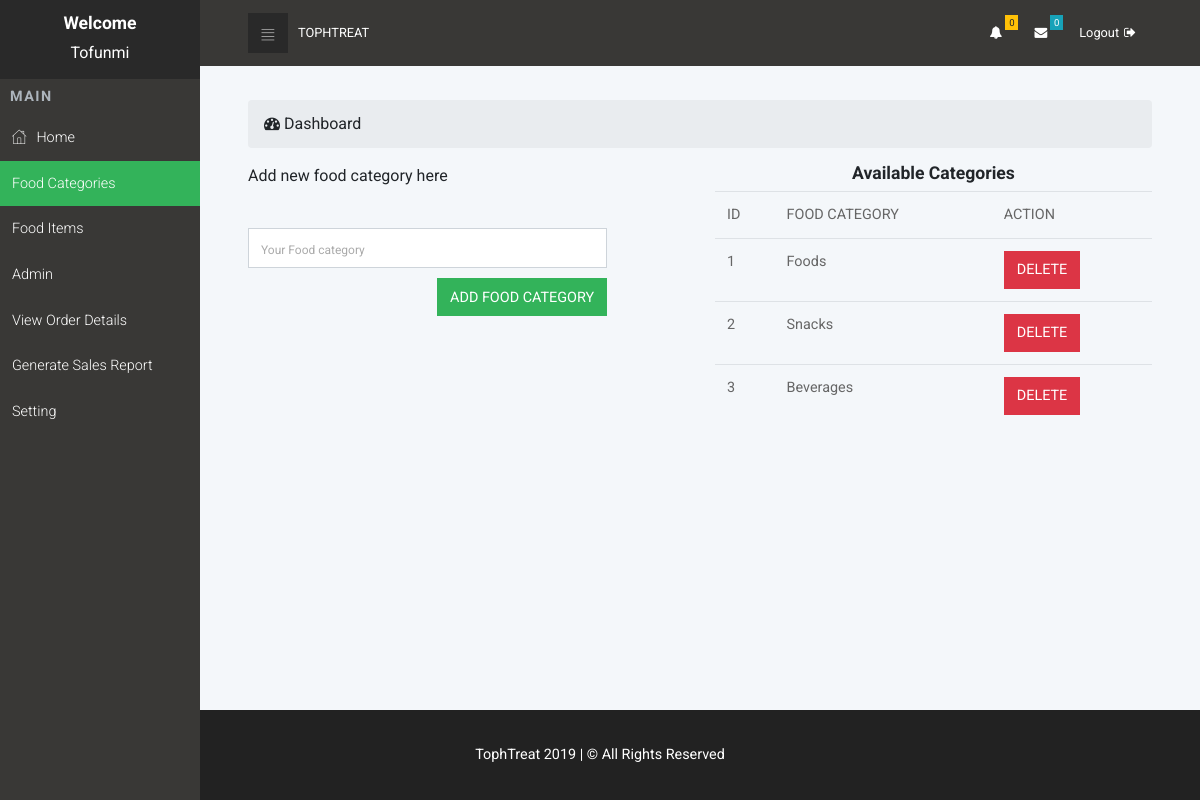
Screenshot of /admin/categories.php (signed in) with the database file from the repository.
### tables this page shows
CREATE TABLE `categories` (
  `category_id` int(11) NOT NULL,
  `category_name` varchar(50) NOT NULL
);

### admin/categories.php (the view, shortened to what this page needs)
<?php
$conn = Connect();
?>
<!DOCTYPE html>
<html>
  <head>
    <link rel="stylesheet" href="vendor/bootstrap/css/bootstrap.min.css">
    <link rel="stylesheet" href="vendor/font-awesome/css/font-awesome.min.css">
    <link rel="stylesheet" href="css/fontastic.css">
    <link rel="stylesheet" href="css/grasp_mobile_progress_circle-1.0.0.min.css">
    <link rel="stylesheet" href="vendor/malihu-custom-scrollbar-plugin/jquery.mCustomScrollbar.css">
    <link rel="stylesheet" href="css/style.default.css" id="theme-stylesheet">
    <link rel="stylesheet" href="css/custom.css">
  </head>
  <body>
    <nav class="side-navbar">
      <div class="side-navbar-wrapper">
        <div class="sidenav-header d-flex align-items-center justify-content-center">
          <div class="sidenav-header-inner text-center">
            <h4>Welcome</h4>
            <?php
            echo $_SESSION['login_user1'];
            ?>
          </div>
        </div>
        <div class="main-menu">
          <h5 class="sidenav-heading">Main</h5>
          <ul id="side-main-menu" class="side-menu list-unstyled">
            <li><a href="home.php"> <i class="icon-home"></i>Home</a></li>
            <li class="active" ><a href="categories.php">Food Categories</a></li>
             <li><a href="food_item.php">Food Items</a></li>
            <li><a href="add_new_staff.php">Admin</a></li>
            <li><a href="view_order_detail.php"> View Order Details</a></li>
                        <li><a href="sales_report.php"> Generate Sales Report</a></li>
                        <li><a href="setting.php"> Setting</a></li>
          </ul>
        </div>
      </div>
    </nav>
    <div class="page">
      <header class="header">
        <nav class="navbar">
          <div class="container-fluid">
            <div class="navbar-holder d-flex align-items-center justify-content-between">
              <div class="navbar-header"><a id="toggle-btn" href="#" class="menu-btn"><i class="icon-bars"> </i></a><a href="index.html" class="navbar-brand">
                  <div class="brand-text d-none d-md-inline-block"><span>TophTreat  </span></div></a></div>
              <ul class="nav-menu list-unstyled d-flex flex-md-row align-items-md-center">
                <li class="nav-item dropdown"> <a id="notifications" rel="nofollow" data-target="#" href="#" data-toggle="dropdown" aria-haspopup="true" aria-expanded="false" class="nav-link"><i class="fa fa-bell"></i><span class="badge badge-warning">
                  <?php
                 $not_sql= "SELECT COUNT(fullname) AS totalorder FROM orders WHERE notification =1 AND order_status = 1";
                    $not_query = mysqli_query($conn, $not_sql) or die(mysqli_error($conn)) ;
                    $not_result=mysqli_fetch_assoc($not_query);
                    echo $not_result['totalorder'] ;
                    ?>
                </span></a>
                </li>
                 <li class="nav-item"> <a id="messages" rel="nofollow"  href="messages.php" aria-haspopup="true" aria-expanded="false" class="nav-link"><i class="fa fa-envelope"></i><span class="badge badge-info">
                  <?php
                    $not_sql= "SELECT COUNT(message_id) AS totalmessage FROM messages";
                    $not_query = mysqli_query($conn, $not_sql) or die(mysqli_error($conn)) ;
                    $not_result=mysqli_fetch_assoc($not_query);
                    echo $not_result['totalmessage'] ;
                    ?>
                </span></a>
                                </li>
                <li class="nav-item"><a href="logout.php" class="nav-link logout"> <span class="d-none d-sm-inline-block">Logout</span><i class="fa fa-sign-out"></i></a></li>
              </ul>
            </div>
          </div>
        </nav>
      </header>
 <div id="page-wrapper">
            <div class="container-fluid">
                <div class="row">
                    <div class="col-lg-12">
                        <h1 class="page-header"><br>
                        </h1>
                        <ol class="breadcrumb">
                            <li class="active">
                                <i class="fa fa-dashboard"></i> Dashboard
                            </li>
                        </ol>
                    </div>
                </div>
                <div class="row">
                  <div class="col-md-5">
                    <p>Add new food category here</p>
                      <form method="POST" action="add_food_category1.php">
                      <br style="clear: both">
                        <div class="form-group">
                          <input type="text" class="form-control" id="name" name="cname" placeholder="Your Food category" required="">
                        </div>
                        <div class="form-group">
                        <button type="submit" id="submit" name="submit" class="btn btn-primary pull-right"> ADD FOOD CATEGORY</button>
                    </div>
                   </form>
                    <br><br>
                  </div>
                  <div class="col-md-1"></div>
                      <div class="col-md-6">
                        <table class="table">
                          <h4><center>Available Categories</center></h4>
                      <tr>
                        <td>ID</td>
                        <td>FOOD CATEGORY</td>
                        <td>ACTION</td>
                      </tr>
                    <?php
                    $sql = "SELECT * FROM Categories ORDER BY category_id ASC ";
                    $result = mysqli_query($conn, $sql);
                    while($row = mysqli_fetch_assoc($result)){
                      extract($row);
                    ?>
                    <tr>
                      <td><?php echo $row['category_id'];?></td>
                      <td><?php echo $row["category_name"];?></td>
                      <td>
                      <?php echo '<a  class="btn btn-danger" href="delete_food_category.php?id='.$category_id.'"> DELETE</a>' ;  ?>
                      </td>
                    </tr>
                  <?php    }
                    ?>
                    </table>
                    </div>
                  </div>
                </div>
        </div>
    </div>
      <footer class="main-footer" >
        <br><center>
      <p style="color: white;"> TophTreat 2019 | &copy; All Rights Reserved </p>
      <br></center>
          </footer>
  </body>
</html>

### admin/css/style.default.css (style rules this page uses)
a { display: inline-block; text-decoration: none; color: #fff; }
body { overflow-x: hidden; }
i { display: inline-block; }
span { display: inline-block; }
i[class*='icon-'] { -webkit-transform: translateY(4px); transform: translateY(4px); }
table { font-size: 0.9em; color: #666; }
.badge { font-weight: 400; border-radius: 0; }
.page { position: absolute; top: 0; right: 0; -webkit-transition: width 0.3s linear; transition: width 0.3s linear; width: calc(100% - 200px); background-color: #F4F7FA; min-height: 100vh; padding-bottom: 50px; }
@media (min-width: 768px) { .container-fluid { padding: 0 3rem; } }
nav.navbar { background: #393836; padding: .8rem 0; }
nav.navbar .container-fluid { width: 100%; }
nav.navbar .navbar-holder { width: 100%; }
nav.navbar a { font-size: .8rem; color: #fff; position: relative; }
nav.navbar .badge { position: absolute; top: 0; right: 0; }
nav.navbar a.logout i { margin-left: 5px; }
nav.navbar a.navbar-brand { margin-left: 10px; }
nav.navbar .brand-text { text-transform: uppercase; }
nav.navbar .nav-menu { margin-bottom: 0; }
nav.navbar a.menu-btn { width: 40px; height: 40px; line-height: 40px; background: #292929; color: #fff; text-align: center; padding: 0 !important; }
nav.navbar a.menu-btn i[class*='icon-'] { -webkit-transform: translateY(4px); transform: translateY(4px); }
.side-navbar { position: fixed; top: 0; left: 0; width: 200px; height: 100%; width: 200px; text-align: left; background: #393836; color: #fff; z-index: 999; overflow-y: auto; -webkit-transition: all 0.3s; transition: all 0.3s; }
.side-navbar li { position: relative; }
.side-navbar li a { position: relative; font-size: .9rem; font-weight: 300; color: #fff; text-decoration: none; width: 100%; padding: 12px; }
.side-navbar li.active > a { background: #33b35a; }
.side-navbar .sidenav-header { background: #292929; padding: 14px; margin-bottom: 10px; }
.side-navbar .sidenav-heading { font-weight: 700; color: #adb5bd; font-size: .9rem; text-transform: uppercase; letter-spacing: .1em; margin-left: 10px; margin-top: 10px; margin-bottom: 10px; }
.side-navbar i[class*='icon-'] { -webkit-transform: translateY(2px); transform: translateY(2px); }
.side-navbar i { font-size: inherit; margin-right: 10px; }
footer.main-footer { position: absolute; width: 100%; bottom: 0; background: #222; padding: 10px 0; }
footer.main-footer p { font-size: 0.7em; color: #777; margin: 0; }
@media (min-width: 768px) { footer.main-footer p { font-size: 0.9em; } }
.form-control { height: calc(2.4rem + 2px); padding: 0.45rem 0.75rem; font-size: 1rem; line-height: 1.5; color: #495057; border-radius: 0; }
.form-group { margin-bottom: 10px; }
button { cursor: pointer; }
.navbar { padding: 0.5rem 1rem; }
.navbar-brand { display: inline-block; padding-top: 0.3125rem; padding-bottom: 0.3125rem; margin-right: 1rem; font-size: 1.25rem; }
.btn { font-weight: 400; border: 1px solid transparent; padding: 0.45rem 0.75rem; font-size: 0.9rem; line-height: 1.5; border-radius: 0; -webkit-transition: color 0.15s ease-in-out, background-color 0.15s ease-in-out, border-color 0.15s ease-in-out, -webkit-box-shadow 0.15s ease-in-out; transition: color 0.15s ease-in-out, background-color 0.15s ease-in-out, border-color 0.15s ease-in-out, -webkit-box-shadow 0.15s ease-in-out; transition: color 0.15s ease-in-out, background-color 0.15s ease-in-out, border-color 0.15s ease-in-out, box-shadow 0.15s ease-in-out; transition: color 0.15s ease-in-out, background-color 0.15s ease-in-out, border-color 0.15s ease-in-out, box-shadow 0.15s ease-in-out, -webkit-box-shadow 0.15s ease-in-out; }
.btn-primary { color: color-yiq(#33b35a); background-color: #33b35a; border-color: #33b35a; }
.btn-danger { color: color-yiq(#dc3545); background-color: #dc3545; border-color: #dc3545; }
body { font-family: "Roboto", sans-serif; font-size: 1rem; font-weight: 400; line-height: 1.5; color: #212529; background-color: #fff; }
a { color: #33b35a; text-decoration: none; }
h1, h2, h3, h4, h5, h6, .h1, .h2, .h3, .h4, .h5, .h6 { margin-bottom: 0.5rem; font-family: inherit; font-weight: 700; line-height: 1.1; color: inherit; }
h1, .h1 { font-size: 1.5rem; }
h4, .h4 { font-size: 1.1rem; }
h5, .h5 { font-size: 1rem; }
.badge-info { color: color-yiq(#17a2b8); background-color: #17a2b8; }
.badge-warning { color: color-yiq(#ffc107); background-color: #ffc107; }
.nav-link { padding: 0.5rem 1rem; }

### rows the page displays
categories: category_id "1", category_name "Foods"
categories: category_id "2", category_name "Snacks"
categories: category_id "3", category_name "Beverages"

### other values shown
$_SESSION['login_user1'] "Tofunmi"
$not_result['totalorder'] "0"
$not_result['totalmessage'] "0"
